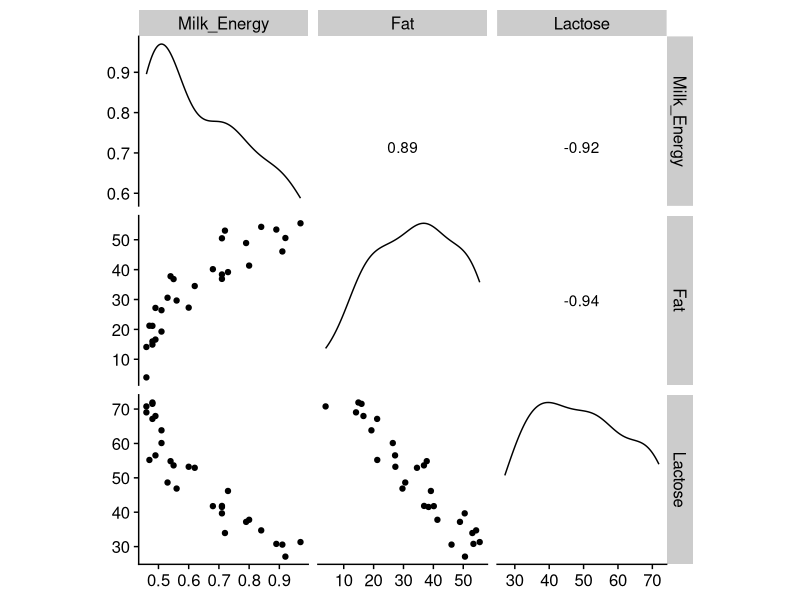
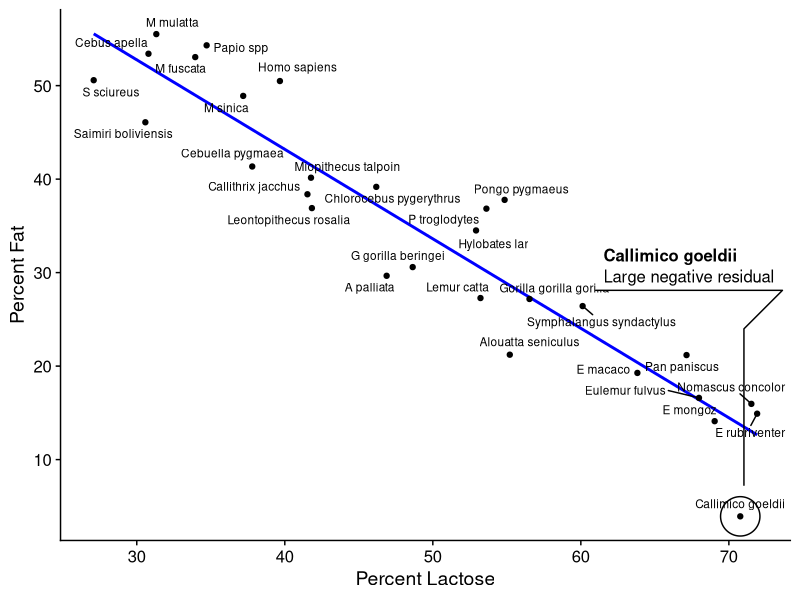
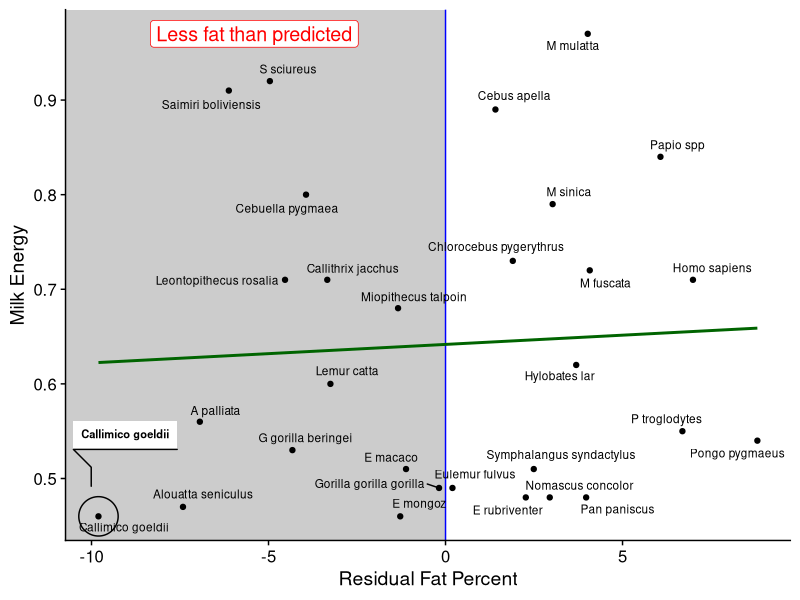
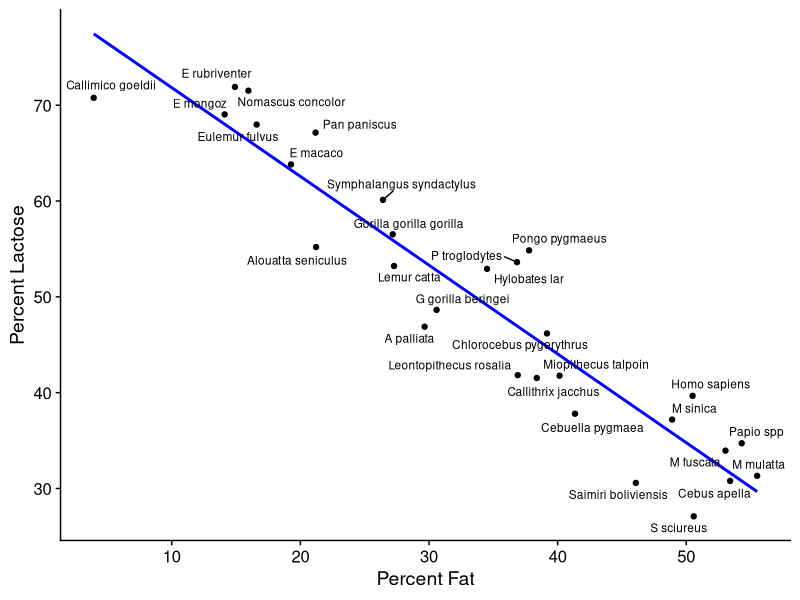
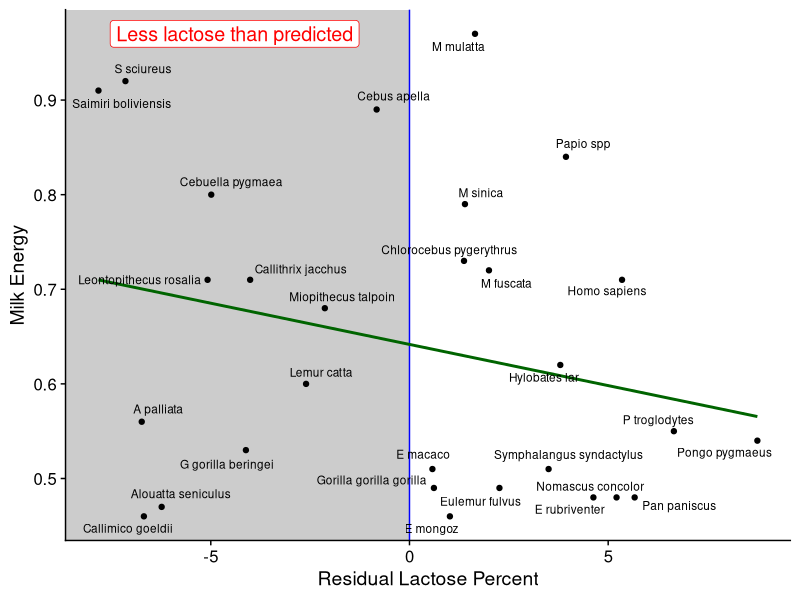
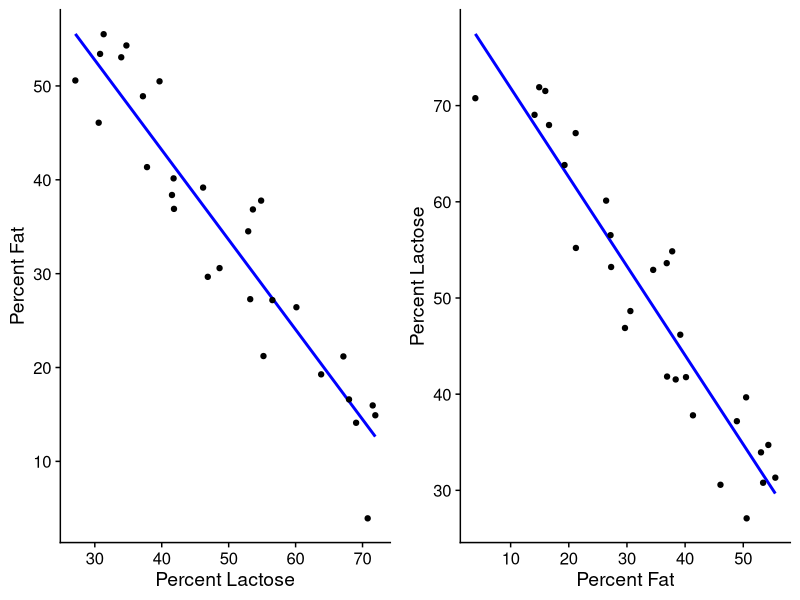
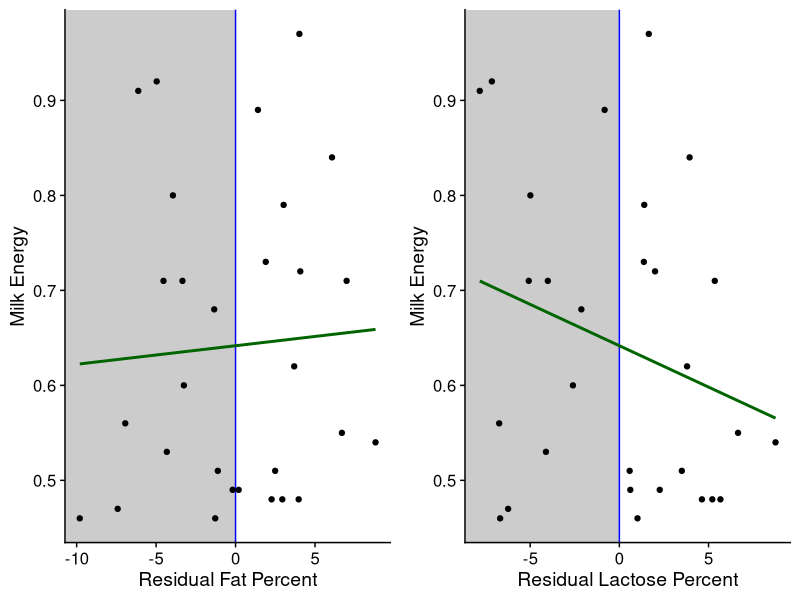
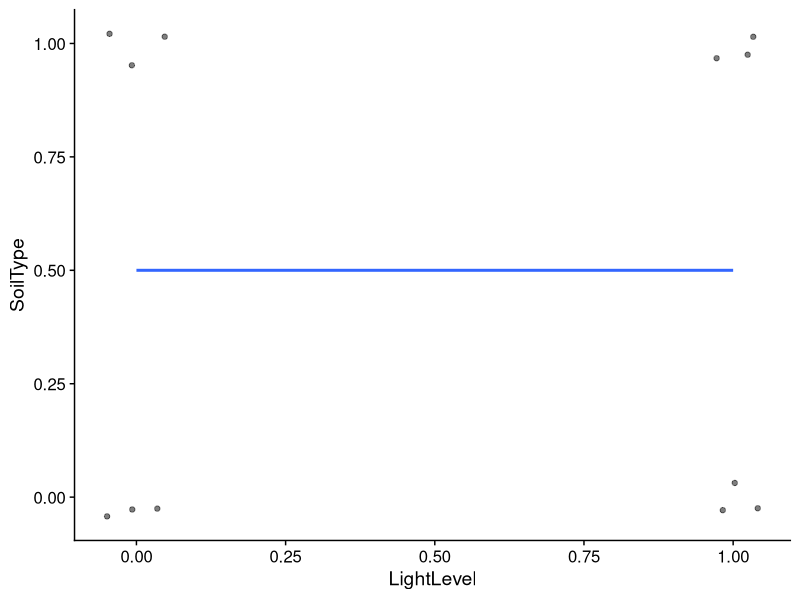

These charts were generated, in order, by the following R code:
## ---- chunk 1
library(tidyverse)
library(ggrepel)
library(cowplot)
theme_set(theme_cowplot())
library(readxl)
library(knitr)
library(GGally)
library(knitr)
library(ggforce)
knitr::opts_chunk$set(cache = TRUE)
## ---- chunk 2
milk <- read_excel("../data/Milk.xlsx", na = "NA")
M <- milk %>% select(species, kcal.per.g, perc.fat, perc.lactose) %>%
  drop_na()
names(M) <- c("Species", "Milk_Energy", "Fat", "Lactose")
ggscatmat(M, columns = 2:4)
## ---- chunk 3
fm <- lm(Milk_Energy ~ Fat + Lactose, data = M)
summary(fm)
## ---- chunk 4
fm_Lact <- lm(Fat ~ Lactose, data = M)
M$resid_Lact <- residuals(fm_Lact)
head(M)
## ---- chunk 5
desc <- 'Large negative residual'

F_v_L <- ggplot(M, aes(Lactose, Fat, label = Species)) +
  geom_smooth(method = "lm", se = FALSE, color = "blue") +
  geom_point() +
  labs(x = "Percent Lactose", y = "Percent Fat")
print(F_v_L +
        geom_text_repel(size = 3, force = 15) +
        geom_mark_ellipse(aes(filter = Species == "Callimico goeldii",
                              description = desc),
                          label.buffer = unit(50, "mm")))
## ---- chunk 6
milk_res_lact <- ggplot(M, aes(resid_Lact, Milk_Energy, label = Species)) +
  geom_rect(aes(xmin = -Inf, xmax = 0, ymin = -Inf, ymax = Inf), fill = "gray80") +
  geom_vline(xintercept = 0, color = "blue") +
  geom_smooth(method = "lm", se = FALSE, color = "darkgreen") +
  geom_point() +
  labs(x = "Residual Fat Percent", y = "Milk Energy")
print(milk_res_lact +
        annotate(geom = "label", x = -5.4, y = 0.97, label = "Less fat than predicted",
                 color = "red", size = 5) +
        geom_text_repel(size = 3, force = 15) +
        geom_mark_ellipse(aes(filter = Species == "Callimico goeldii"),
                          label.fontsize = 8))
## ---- chunk 7
coef(lm(Milk_Energy ~ resid_Lact, data = M))
coef(fm)
## ---- chunk 8
fm_Fat <- lm(Lactose ~ Fat, data = M)
M$resid_Fat <- residuals(fm_Fat)
## ---- chunk 9
L_v_F <- ggplot(M, aes(Fat, Lactose, label = Species)) +
  geom_smooth(method = "lm", se = FALSE, color = "blue") +
  geom_point() +
  labs(y = "Percent Lactose", x = "Percent Fat")
print(L_v_F +
        geom_text_repel(size = 3, force = 15))
## ---- chunk 10
milk_res_fat <- ggplot(M, aes(resid_Fat, Milk_Energy, label = Species)) +
  geom_rect(aes(xmin = -Inf, xmax = 0, ymin = -Inf, ymax = Inf), fill = "gray80") +
  geom_vline(xintercept = 0, color = "blue") +
  geom_smooth(method = "lm", se = FALSE, color = "darkgreen") +
  geom_point() +
  labs(x = "Residual Lactose Percent", y = "Milk Energy")
print(milk_res_fat +
        annotate(geom = "label", x = -4.4, y = 0.97, label = "Less lactose than predicted",
                 color = "red", size = 5) +
        geom_text_repel(size = 3, force = 15))
## ---- chunk 11
coef(lm(Milk_Energy ~ resid_Fat, data = M))
coef(fm)
## ---- chunk 12
plot_grid(F_v_L, L_v_F, ncol = 2)
## ---- chunk 13
plot_grid(milk_res_lact, milk_res_fat, ncol = 2)
coef(fm)
## ---- chunk 14
yy <- data.frame(SoilType = c(1, 1, 1, 1, 1, 1, 0, 0, 0, 0, 0, 0),
                 LightLevel = c(1, 1, 1, 0, 0, 0, 1, 1, 1, 0, 0, 0))
knitr::kable(head(yy))
## ---- chunk 15
ggplot(yy, aes(LightLevel, SoilType)) +
  geom_jitter(width=0.05, height=0.05, alpha=0.5) +
  geom_smooth(method = "lm", se = FALSE)
## ---- chunk 16
yy <- data.frame(SoilType = c(0, 0, 0, 1, 1, 1, 1, 1, 1, 1, 1, 1, 0, 0, 0, 0, 0, 0, 0),
                 LightLevel = c(0, 0, 0, 1, 1, 1, 1, 1, 1, 0, 0, 0, 1, 1, 1, 0, 0, 0, 0))
knitr::kable(head(yy))
## ---- chunk 17
ggplot(yy, aes(LightLevel, SoilType)) +
  geom_jitter(width=0.05, height=0.05, alpha=0.5) +
  geom_smooth(method = "lm", se = FALSE)
